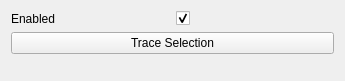
<?xml version="1.0" encoding="UTF-8"?>
<ui version="4.0">
 <class>global_tractography_toolbox</class>
 <widget class="QWidget" name="global_tractography_toolbox">
  <property name="geometry">
   <rect>
    <x>0</x>
    <y>0</y>
    <width>345</width>
    <height>81</height>
   </rect>
  </property>
  <property name="windowTitle">
   <string>Global Tractography Toolbox</string>
  </property>
  <layout class="QGridLayout" name="gridLayout">
   <item row="0" column="0">
    <widget class="QLabel" name="label_enabled">
     <property name="text">
      <string>Enabled</string>
     </property>
    </widget>
   </item>
   <item row="0" column="1">
    <widget class="QCheckBox" name="checkbox_enabled">
     <property name="sizePolicy">
      <sizepolicy hsizetype="Preferred" vsizetype="Preferred">
       <horstretch>0</horstretch>
       <verstretch>0</verstretch>
      </sizepolicy>
     </property>
     <property name="layoutDirection">
      <enum>Qt::LeftToRight</enum>
     </property>
     <property name="text">
      <string/>
     </property>
     <property name="checked">
      <bool>true</bool>
     </property>
    </widget>
   </item>
   <item row="1" column="0" colspan="2">
    <widget class="QPushButton" name="button_trace_selection">
     <property name="enabled">
      <bool>true</bool>
     </property>
     <property name="sizePolicy">
      <sizepolicy hsizetype="Expanding" vsizetype="Fixed">
       <horstretch>0</horstretch>
       <verstretch>0</verstretch>
      </sizepolicy>
     </property>
     <property name="text">
      <string>Trace Selection</string>
     </property>
    </widget>
   </item>
   <item row="2" column="0" colspan="2">
    <spacer name="verticalSpacer">
     <property name="orientation">
      <enum>Qt::Vertical</enum>
     </property>
     <property name="sizeHint" stdset="0">
      <size>
       <width>318</width>
       <height>12</height>
      </size>
     </property>
    </spacer>
   </item>
  </layout>
 </widget>
 <resources/>
 <connections/>
</ui>
